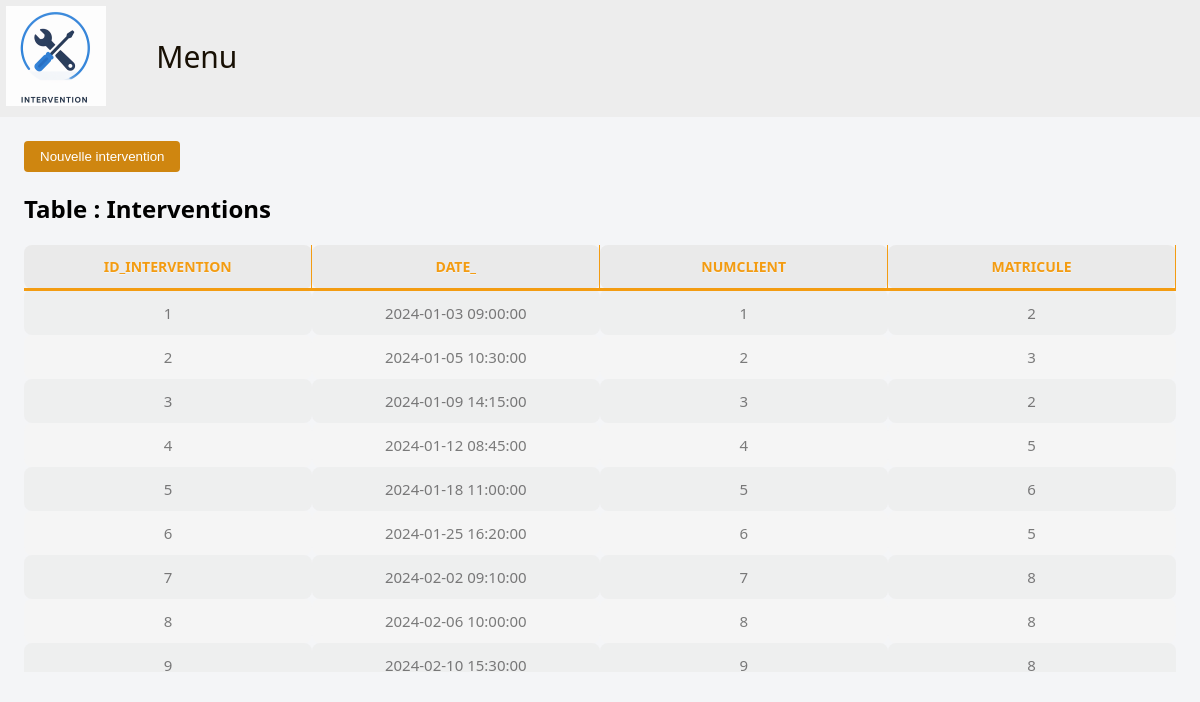
/Site/interventions.php (signed in), run on the app's committed database.
### tables this page shows
CREATE TABLE `Intervention` (
  `Id_Intervention` int(11) NOT NULL,
  `Date_` datetime DEFAULT NULL,
  `NumClient` int(11) NOT NULL,
  `Matricule` int(11) NOT NULL
);

### Site/modeles/mesFonctionsAccesDonnes.php (called while the page is built, shortened)
<?php
function getTousLesInterventions()
{
    $pdo = PDO2::getInstance();
    $sql = "
    SELECT id_Intervention,
    Date_,
    NumClient,
    Matricule
    FROM `Intervention`;
    ";
    return $pdo->query($sql)->fetchAll(PDO::FETCH_ASSOC);
}
?>

### Site/interventions.php (the view, shortened to what this page needs)
<?php
    include_once __DIR__.'/modeles/mesFonctionsAccesDonnes.php' ?>
<!DOCTYPE html>
<html xmlns="http://www.w3.org/1999/html">
<head>
  <link rel="stylesheet" type="text/css" href="Client.css">
</head>
<body>
    <header>
        <img class="logo" src="Image/logoIntervention.png" width="100">
     <nav>
         <ul>
             <li> <a href="menu.php">Menu</a></li>
         </ul>
     </nav>
    </header>
    <div class="blockFormulaire">
  <div class="Formulaire">
  <button type="button" id="btnNouvelleIntervention">Nouvelle intervention</button>
    <div class="table-wrapper">
<?php
      echo "<h2>Table : Interventions</h2>";
      $resultat2 = getTousLesInterventions();
      if ($resultat2 && count($resultat2) > 0) {
          echo "<table>";
          echo "<tr>";
          foreach (array_keys($resultat2[0]) as $colonne) {
              echo "<th>" . htmlspecialchars($colonne) . "</th>";
          }
          echo "</tr>";
          foreach ($resultat2 as $ligne) {
              $id = $ligne['id_Intervention'];
              echo '<tr class="ligne-clickable" data-id="' . htmlspecialchars($id) . '">';
              foreach ($ligne as $valeur) {
                  echo "<td>" . htmlspecialchars($valeur) . "</td>";
              }
              echo "</tr>";
          }
          echo "</table>";
      } else {
          echo "<p>Aucune donnée trouvée dans la table interventions.</p>";
      }
      ?>
    </div>
    </div>
    </div>
</body>
</html>

### Site/Client.css (style rules this page uses)
html, body { margin: 0; padding: 0; overflow-x: hidden; }
* { box-sizing: border-box; }
body { font-family: "Segoe UI", Arial, sans-serif; background: #f4f5f7; margin: 0; min-height: 100vh; }
button { background: #cf8610; color: #ffffff; border: none; padding: 8px 16px; border-radius: 4px; cursor: pointer; }
.table-wrapper { overflow-x: auto; overflow-y: auto; max-height: 500px; }
.table-wrapper table { width: 100%; table-layout: fixed; border-collapse: collapse; }
th, td { padding: 12px; text-align: center; overflow-wrap: break-word; word-break: break-word; }
th { background-color: #eaeaea; color: #F39C12;; font-size: 14px; border-radius: 8px; border-bottom: 3px solid #F39C12; border-right: 1px solid #F39C12; text-transform: uppercase; text-shadow: 0 1px 0 rgba(255,255,255,0.5); }
td { background-color: #f5f5f5; color: rgba(0,0,0,0.5); border-radius: 8px; font-size: 15px; }
.table-wrapper tr:nth-child(even) td { background-color: #eaeaea8e; }
.blockFormulaire { margin: 2%; }
nav ul li a { align-items: center; list-style-type: none; display: inline-block; background-color: #ededed; padding-right: 20px; color:#181004; font-size: 30px; text-decoration: none; margin-top: 20%; }
nav ul li { display: inline-block; }
header { z-index: 200000; background-color: #ededed; width: 100%; top: 0; }
header h1.welcome, nav { display: inline-block; vertical-align: top; text-decoration: none; }
header img.logo { margin: 6px; }

### data on the page
intervention: valeur "1", Date_ "2024-01-03 09:00:00", Matricule "2"
intervention: valeur "2", Date_ "2024-01-05 10:30:00", Matricule "3"
intervention: valeur "3", Date_ "2024-01-09 14:15:00", Matricule "2"
intervention: valeur "4", Date_ "2024-01-12 08:45:00", Matricule "5"
intervention: valeur "5", Date_ "2024-01-18 11:00:00", Matricule "6"
intervention: valeur "6", Date_ "2024-01-25 16:20:00", Matricule "5"
intervention: valeur "7", Date_ "2024-02-02 09:10:00", Matricule "8"
intervention: valeur "8", Date_ "2024-02-06 10:00:00"
intervention: valeur "9", Date_ "2024-02-10 15:30:00", Matricule "8"

### other printed values
$colonne "ID_INTERVENTION"
$colonne "DATE_"
$colonne "NUMCLIENT"
$colonne "MATRICULE"
